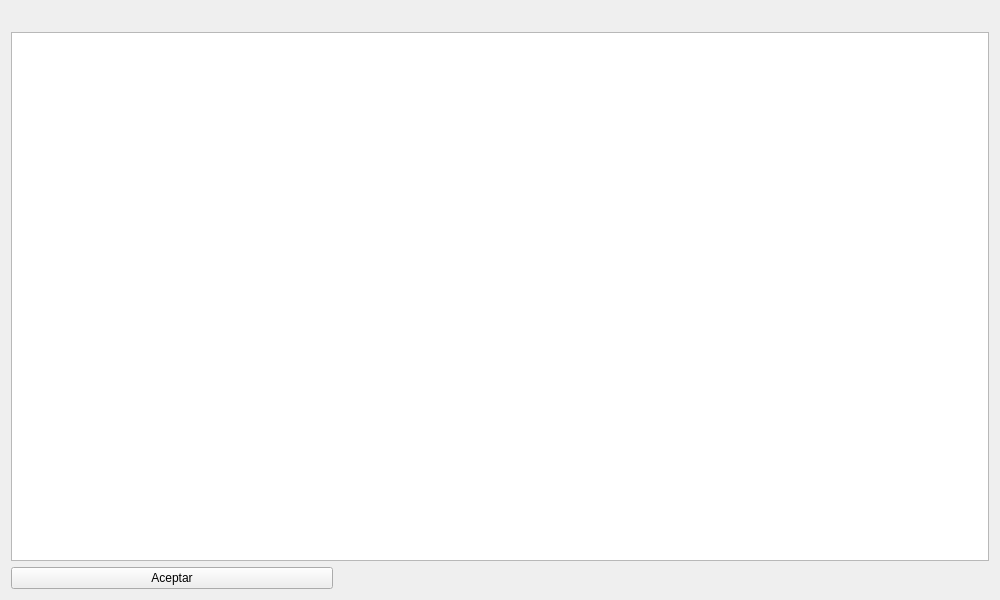
<?xml version="1.0" encoding="UTF-8"?>
<ui version="4.0">
 <class>Form</class>
 <widget class="QWidget" name="Form">
  <property name="geometry">
   <rect>
    <x>0</x>
    <y>0</y>
    <width>1000</width>
    <height>600</height>
   </rect>
  </property>
  <property name="minimumSize">
   <size>
    <width>1000</width>
    <height>600</height>
   </size>
  </property>
  <property name="windowTitle">
   <string>Form</string>
  </property>
  <layout class="QVBoxLayout" name="verticalLayout">
   <item>
    <layout class="QGridLayout" name="gridLayout">
     <item row="1" column="0" colspan="3">
      <widget class="QTableView" name="table_resumen"/>
     </item>
     <item row="2" column="1" colspan="2">
      <spacer name="horizontalSpacer">
       <property name="orientation">
        <enum>Qt::Horizontal</enum>
       </property>
       <property name="sizeHint" stdset="0">
        <size>
         <width>238</width>
         <height>20</height>
        </size>
       </property>
      </spacer>
     </item>
     <item row="2" column="0">
      <widget class="QPushButton" name="btn_aceptar">
       <property name="text">
        <string>Aceptar</string>
       </property>
      </widget>
     </item>
     <item row="0" column="0" colspan="2">
      <widget class="QLabel" name="label_titulo">
       <property name="font">
        <font>
         <pointsize>10</pointsize>
         <weight>75</weight>
         <bold>true</bold>
        </font>
       </property>
       <property name="text">
        <string/>
       </property>
       <property name="alignment">
        <set>Qt::AlignLeading|Qt::AlignLeft|Qt::AlignVCenter</set>
       </property>
      </widget>
     </item>
    </layout>
   </item>
  </layout>
 </widget>
 <resources/>
 <connections/>
</ui>
